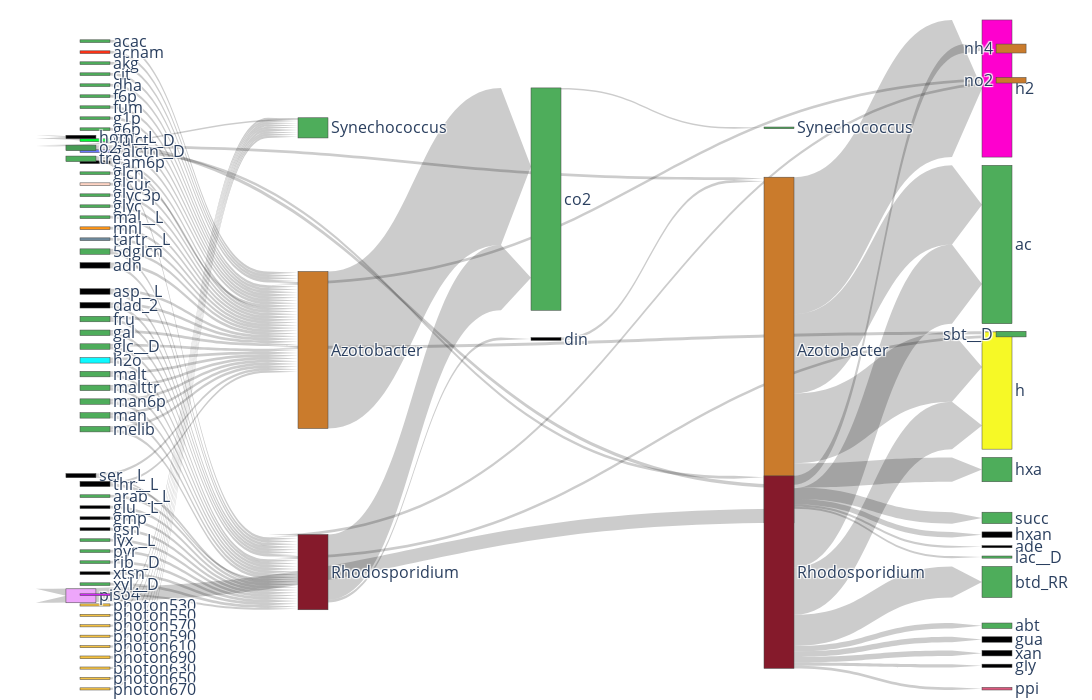

The code cell stored with this chart in its notebook:
### Code cell
# Display diagram in notebook
viz_object.show()
